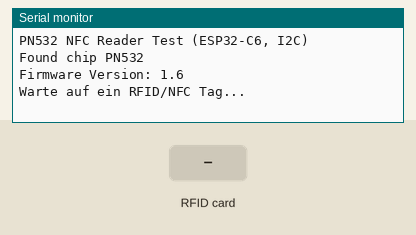
Bench run of a sketch on a simulated ESP32-C6. On the bench: the last lines printed to the serial monitor. The test bench sets the inputs (shaded band).

Above: at 1.2 s.
1.3 s: RFID card 5E 7A 19 C4 held to the reader
At 1.46 s:
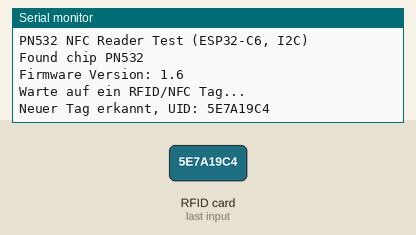
At 2.9 s:
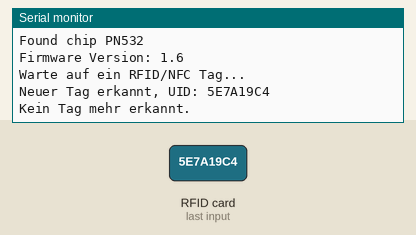

The sketch:

NFC_RFID_Scanner.ino
```cpp
/******************************************************************
 * Read NFC tags and RFID cards (I2C mode)
 * turn on I2C mode by switching physical switches on the PN532 to 1 / 0 (I2C)
 * Anschluss:
 * PN532: SDA <-> ESP32-C6: GPIO 6
 * PN532: SCL <-> ESP32-C6: GPIO 7
 * PN532: Vcc <-> ESP32-C6: 3.3V
 * PN532: GND <-> ESP32-C6: GND
 * Installiere Library "Adafruit_PN532" von Adafruit
 ********************************************************************/

#include <Wire.h>
#include <Adafruit_PN532.h>

// I2C Pins definieren
#define SDA_PIN 6
#define SCL_PIN 7

// IRQ und RESET Pins definieren – werden vom PN532-Modul NICHT verwendet bei I2C, aber Bibliothek erwartet sie
#define PN532_IRQ (2)
#define PN532_RESET (3)

// Konstruktor mit IRQ, RESET und Wire
Adafruit_PN532 nfc(PN532_IRQ, PN532_RESET, &Wire);

// UID-Zwischenspeicher
uint8_t lastUid[7] = {0};
uint8_t lastUidLength = 0;
unsigned long lastPrintTime = 0;

void setup(void) {
  Serial.begin(115200);
  while (!Serial) delay(10);  // auf Serial warten

  Serial.println("PN532 NFC Reader Test (ESP32-C6, I2C)");

  // Wire starten mit den benutzerdefinierten I2C Pins
  Wire.begin(SDA_PIN, SCL_PIN);

  // PN532 starten
  nfc.begin();

  // Firmware-Version abfragen
  uint32_t versiondata = nfc.getFirmwareVersion();
  if (!versiondata) {
    Serial.println("Kein PN532 gefunden – Verbindung prüfen.");
    while (1); // bleibt hängen, wenn nichts gefunden wird
  }

  // Chip-Daten anzeigen
  Serial.print("Found chip PN5");
  Serial.println((versiondata >> 24) & 0xFF, HEX);
  Serial.print("Firmware Version: ");
  Serial.print((versiondata >> 16) & 0xFF, DEC);
  Serial.print('.');
  Serial.println((versiondata >> 8) & 0xFF, DEC);

  // Konfiguriere das Modul für RFID-Lesen
  nfc.SAMConfig();
  Serial.println("Warte auf ein RFID/NFC Tag...");
}

void loop(void) {
  uint8_t uid[7];          // Buffer zum Speichern der UID
  uint8_t uidLength;       // Länge der UID

  // Versuche für 100ms, einen Tag zu erkennen
  if (nfc.readPassiveTargetID(PN532_MIFARE_ISO14443A, uid, &uidLength, 100)) {
    // Prüfen, ob es der gleiche Tag ist wie vorher
    bool sameTag = (uidLength == lastUidLength);
    for (uint8_t i = 0; i < uidLength && sameTag; i++) {
      if (uid[i] != lastUid[i]) sameTag = false;
    }

    // Erstelle einen String für die UID
    String uidString = "";
    for (uint8_t i = 0; i < uidLength; i++) {
      if (uid[i] < 0x10) {
        uidString += "0"; // Führende Null hinzufügen
      }
      uidString += String(uid[i], HEX);
    }
    uidString.toUpperCase(); // Optional: alles in Großbuchstaben umwandeln

    if (!sameTag) {
      // Neuer Tag → UID speichern und ausgeben
      memcpy(lastUid, uid, uidLength);
      lastUidLength = uidLength;
      Serial.print("Neuer Tag erkannt, UID: ");
      Serial.println(uidString);
      lastPrintTime = millis();
    } else if (millis() - lastPrintTime >= 1000) {    // selber NFC-Tag
      // Gleicher Tag → UID periodisch ausgeben
      Serial.print("Gleicher Tag noch da, UID: ");
      Serial.println(uidString);
      lastPrintTime = millis();
    }
  } else {
    // Kein Tag erkannt → UID zurücksetzen
    if (lastUidLength != 0) {
      Serial.println("Kein Tag mehr erkannt.");
      lastUidLength = 0;
    }
  }

  delay(100); // kurze Pause, entlastet den Prozessor
}
```

Measured:
- after the input at 1.3 s, the serial monitor: prints a new line at once (image 1)
